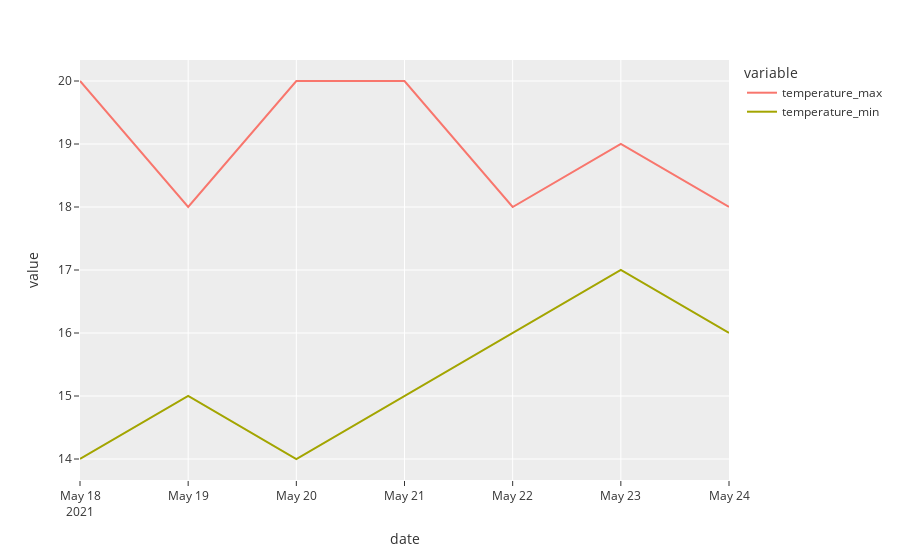

Notebook code cell kept with this figure:
### Code cell
import plotly.express as px 
import pandas as pd 
import numpy as np 

# data
fig = px.line(tiempo, x=tiempo.date, y=tiempo.columns[1:3],template= "ggplot2")
# Show plot 
fig.show()

### Figure 1 — Plotly figure (JSON) as saved in the notebook; plotly's stock layout.template omitted (floating-point values rounded to 4 significant figures)
{"data": [{"hovertemplate": "variable=temperature_max<br>date=%{x}<br>value=%{y}<extra></extra>", "legendgroup": "temperature_max", "line": {"color": "#F8766D", "dash": "solid"}, "mode": "lines", "name": "temperature_max", "orientation": "v", "showlegend": true, "type": "scatter", "x": ["2021-5-18", "2021-5-19", "2021-5-20", "2021-5-21", "2021-5-22", "2021-5-23", "2021-5-24"], "xaxis": "x", "y": [20, 18, 20, 20, 18, 19, 18], "yaxis": "y"}, {"hovertemplate": "variable=temperature_min<br>date=%{x}<br>value=%{y}<extra></extra>", "legendgroup": "temperature_min", "line": {"color": "#A3A500", "dash": "solid"}, "mode": "lines", "name": "temperature_min", "orientation": "v", "showlegend": true, "type": "scatter", "x": ["2021-5-18", "2021-5-19", "2021-5-20", "2021-5-21", "2021-5-22", "2021-5-23", "2021-5-24"], "xaxis": "x", "y": [14, 15, 14, 15, 16, 17, 16], "yaxis": "y"}], "layout": {"legend": {"title": {"text": "variable"}, "tracegroupgap": 0}, "margin": {"t": 60}, "xaxis": {"anchor": "y", "domain": [0, 1], "title": {"text": "date"}}, "yaxis": {"anchor": "x", "domain": [0, 1], "title": {"text": "value"}}}}
